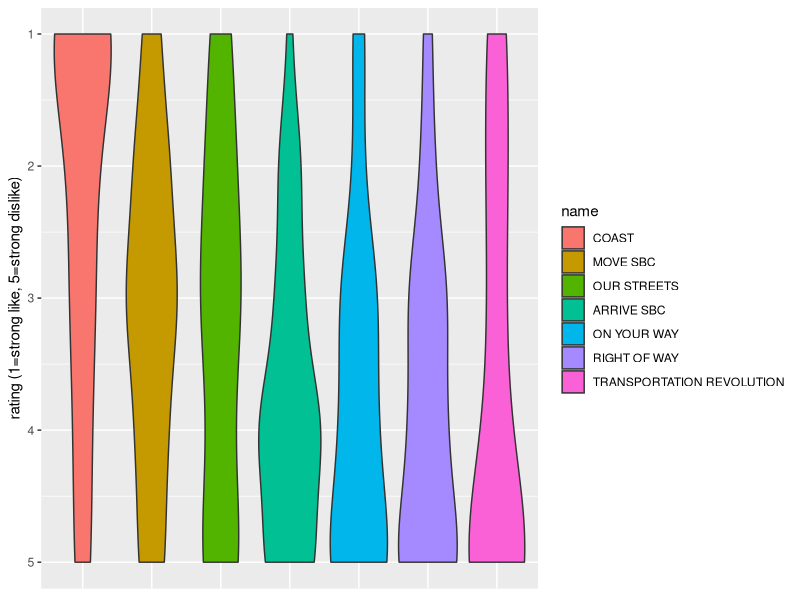
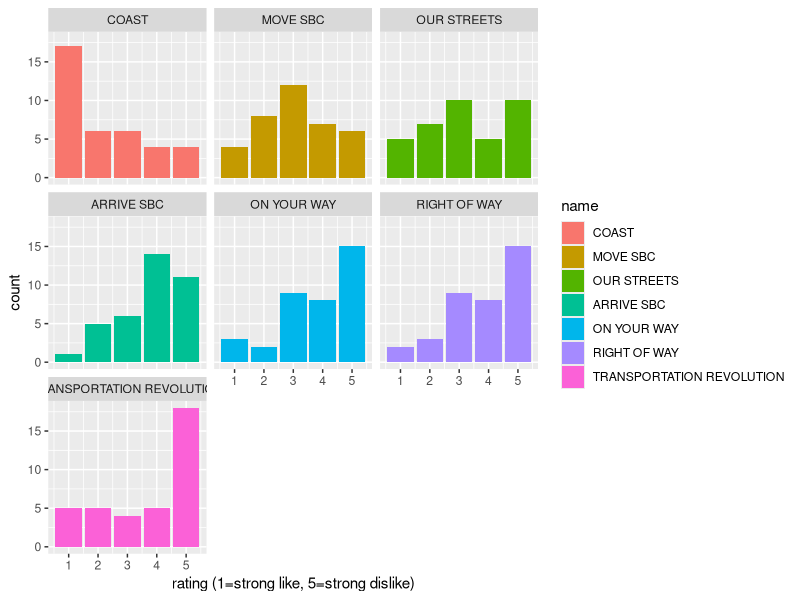
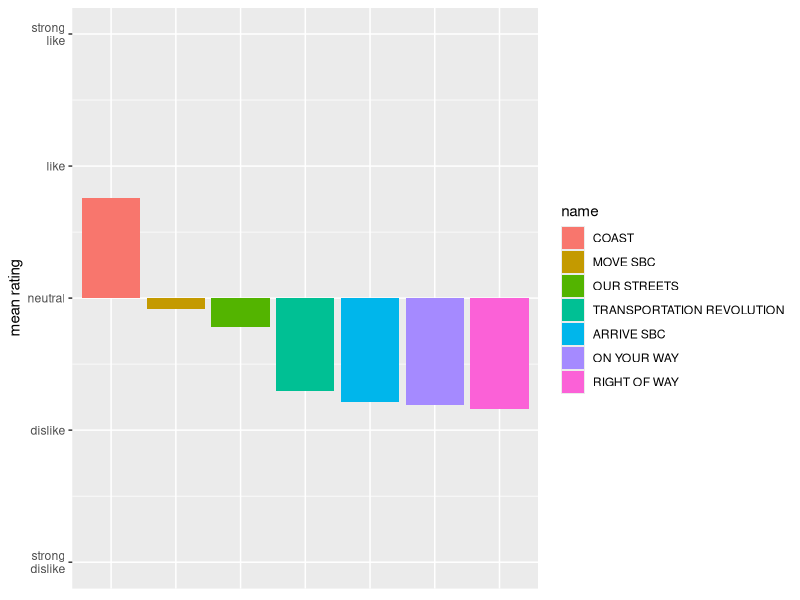
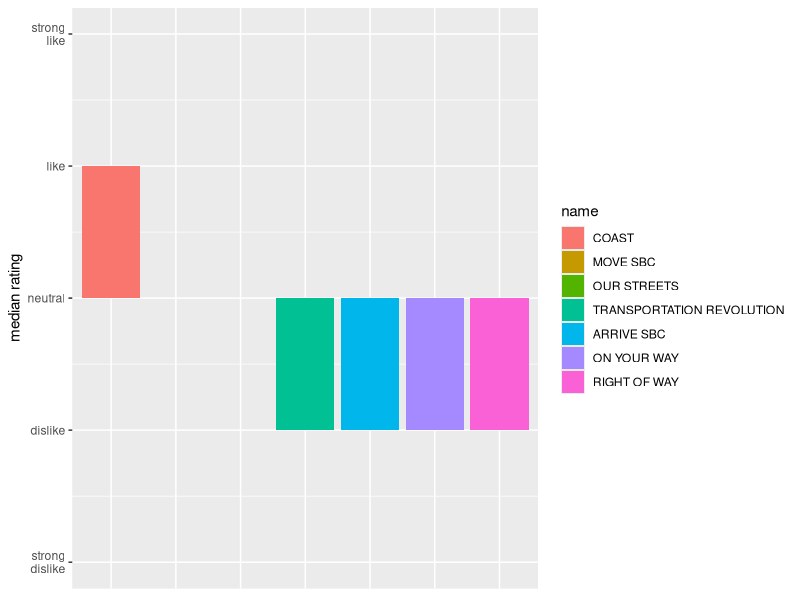
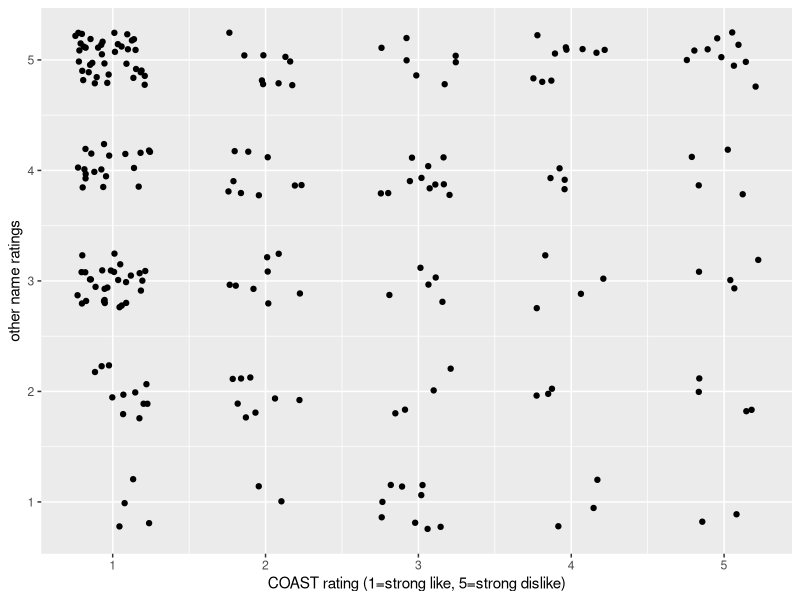
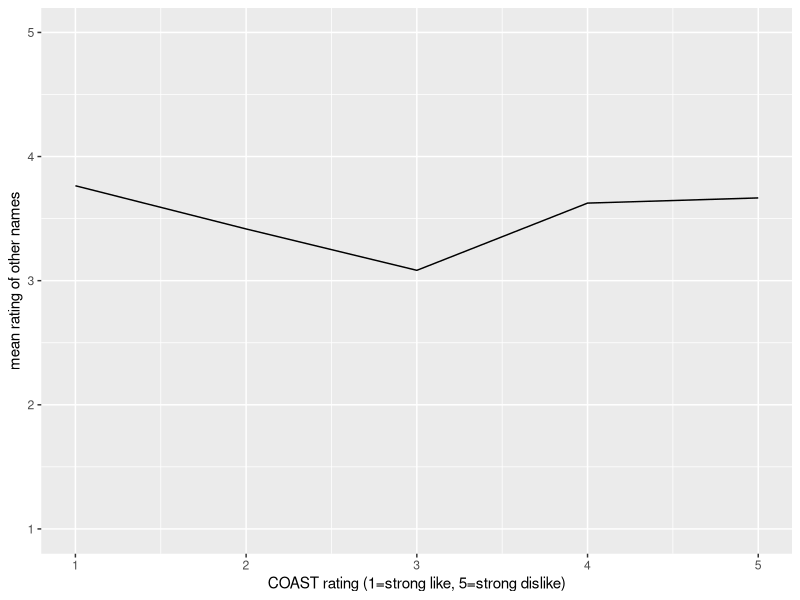

These figures' R source, in order:
## ---- chunk 1
knitr::opts_chunk$set(echo=TRUE)
## ---- chunk 2
library(tidyverse)
## ---- chunk 3
cat(read_lines("data.csv", n_max=5), sep="\n")
## ---- chunk 4
clean_data <- read_csv("data.csv") %>%
    mutate(across(everything(), ~replace_na(.x, 3)))
## ---- chunk 5
df <- clean_data %>%
    pivot_longer(cols=everything(), names_to="name", values_to="rating") %>%
    mutate(name=as.factor(name))

head(df, n=10)
## ---- chunk 6
strong_dislike_order <- df %>%
    filter(rating==5) %>%
    count(name) %>%
    arrange(n)

df$name <- factor(df$name, strong_dislike_order$name)

ggplot(df, aes(x=name, y=rating, fill=name)) +
    geom_violin() +
    ylim(5, 1) +
    theme(axis.title.x=element_blank()) +
    theme(axis.text.x=element_blank()) +
    theme(axis.ticks.x=element_blank()) +
    ylab("rating (1=strong like, 5=strong dislike)")
## ---- chunk 7
ggplot(df, aes(x=rating, fill=name)) +
    geom_bar(position="dodge") +
    facet_wrap(~name) +
    xlab("rating (1=strong like, 5=strong dislike)")
## ---- chunk 8
df2 <- df %>%
    group_by(name) %>%
    summarize(mean_rating=mean(3-rating)) %>%  # transform the scale from 5:1 to -2:2
    arrange(desc(mean_rating))

# As before, order factor levels to achieve desired plot order.
df2$name <- factor(df2$name, df2$name)

y_scale <- scale_y_continuous(
    limits=c(-2, 2),
    breaks=-2:2,
    labels=c("strong\ndislike", "dislike", "neutral", "like", "strong\nlike")
)

ggplot(df2, aes(x=name, y=mean_rating, fill=name)) +
    geom_bar(stat="identity") +
    theme(axis.title.x=element_blank()) +
    theme(axis.text.x=element_blank()) +
    theme(axis.ticks.x=element_blank()) +
    ylab("mean rating") +
    y_scale
## ---- chunk 9
# Same as above, but using median.

df3 <- df %>%
    group_by(name) %>%
    summarize(median_rating=median(3-rating))

df3$name <- factor(df3$name, df2$name)  # same order as previous plot

ggplot(df3, aes(x=name, y=median_rating, fill=name)) +
    geom_bar(stat="identity") +
    theme(axis.title.x=element_blank()) +
    theme(axis.text.x=element_blank()) +
    theme(axis.ticks.x=element_blank()) +
    ylab("median rating") +
    y_scale
## ---- chunk 10
df4 <- clean_data %>%
    pivot_longer(
        cols=setdiff(levels(df$name), "COAST"),  # all names but COAST
        names_to="name",
        values_to="rating"
    ) %>%
    rename(COAST_rating=COAST) %>%
    mutate(name=as.factor(name))

ggplot(df4, aes(x=COAST_rating, y=rating)) +
    geom_jitter(width=.25, height=.25) +
    labs(x="COAST rating (1=strong like, 5=strong dislike)", y="other name ratings")
## ---- chunk 11
df4 %>% group_by(COAST_rating) %>%
    summarize(mean_rating=mean(rating)) %>%
    ggplot(aes(x=COAST_rating, y=mean_rating)) +
        geom_line() +
        ylim(1, 5) +
        xlab("COAST rating (1=strong like, 5=strong dislike)") +
        ylab("mean rating of other names")
